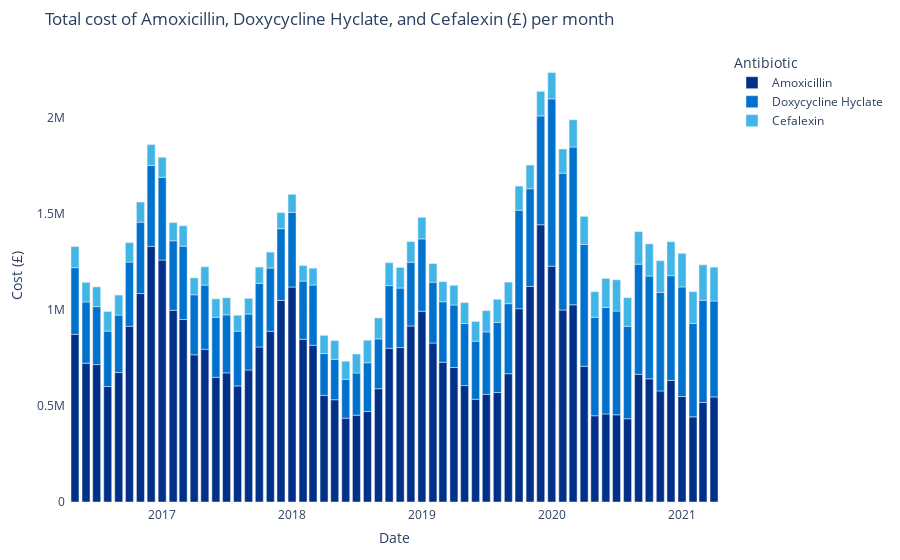

This figure's notebook cell:
### Code cell
pd.options.plotting.backend = "plotly"
fig = px.bar(all_antibiotics_plot, x='Date', y= ["Amoxicillin", "Doxycycline Hyclate", 'Cefalexin'],
color_discrete_sequence=["#003087", "#0072CE", "#41B6E6"],
labels={"value": "Cost (£)", "variable": "Antibiotic"},  
title= "Total cost of Amoxicillin, Doxycycline Hyclate, and Cefalexin (£) per month")
fig.update_layout(
    {"plot_bgcolor": "rgba(0, 0, 0, 0)", "paper_bgcolor": "rgba(0, 0, 0, 0)"},
    autosize=True,
    margin=dict(l=50, r=50, b=50, t=50, pad=4, autoexpand=True),
)
fig.show()
